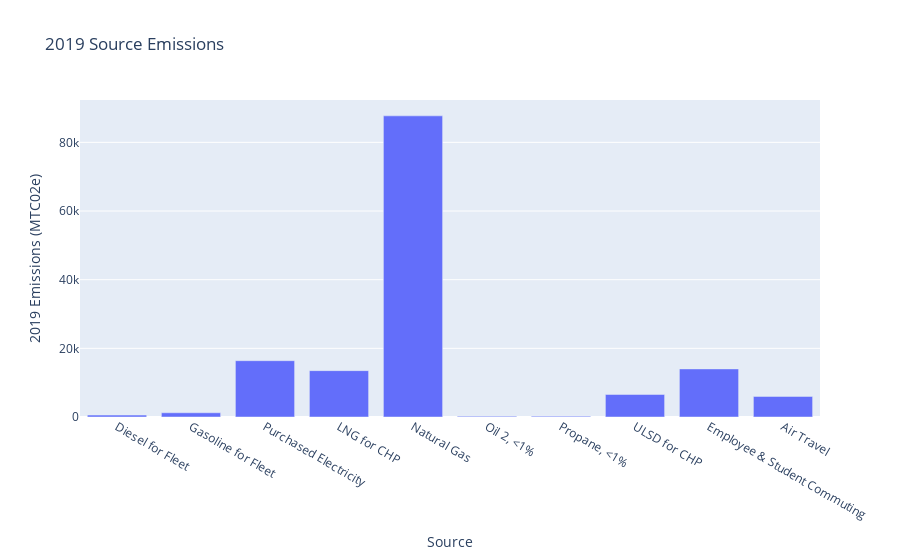

Notebook code for this chart:
### Code cell
x1 = UMA19['Source']
y1 = UMA19['2019 Emissions (MTC02e)']

x2 = UMA22['Source']
y2 = UMA22['2022 Emissions (MTC02e)']



UMA19_graph = go.Figure()
UMA19_graph.add_trace(go.Bar(x=x1, y=y1))

UMA19_graph.update_layout(title='2019 Source Emissions', xaxis_title='Source', yaxis_title='2019 Emissions (MTC02e)')

### Figure 1 — Plotly figure (JSON) as saved in the notebook; plotly's stock layout.template omitted (floating-point values rounded to 4 significant figures)
{"data": [{"type": "bar", "x": ["Diesel for Fleet", "Gasoline for Fleet", "Purchased Electricity", "LNG for CHP", "Natural Gas", "Oil 2, <1%", "Propane, <1%", "ULSD for CHP", "Employee & Student Commuting", "Air Travel"], "y": [548, 1228, 16405, 13503, 87720, 212, 244, 6565, 14007, 5996.0]}], "layout": {"title": {"text": "2019 Source Emissions"}, "xaxis": {"title": {"text": "Source"}}, "yaxis": {"title": {"text": "2019 Emissions (MTC02e)"}}}}
